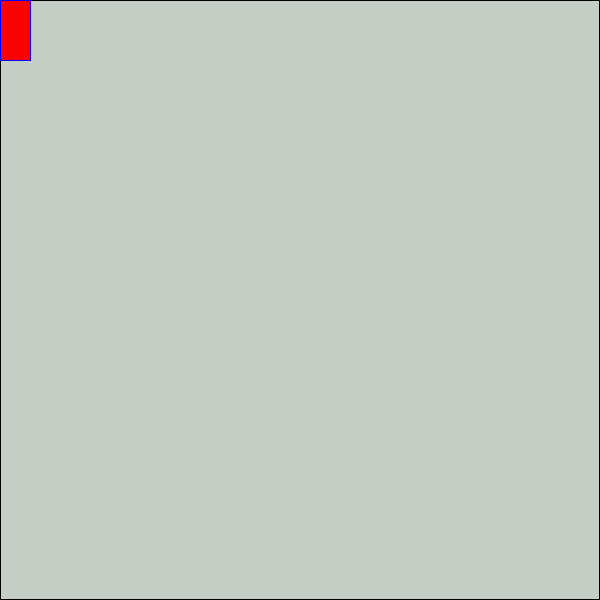
Frame 1 (no input)
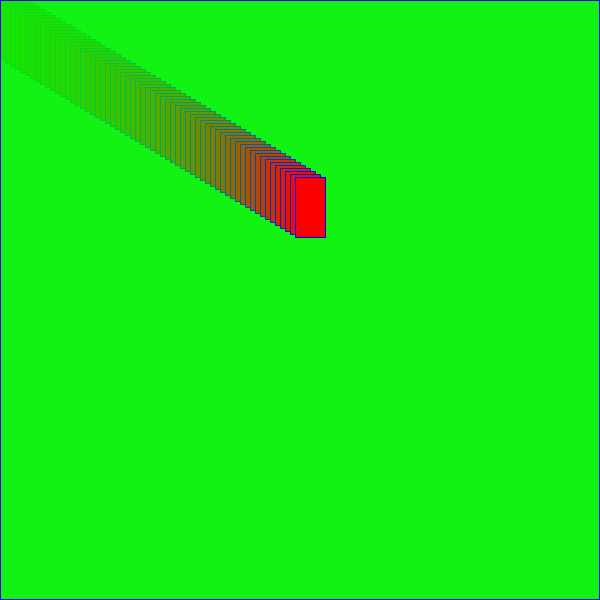
Frame 60 (the mouse pressed at the canvas centre just before this capture)
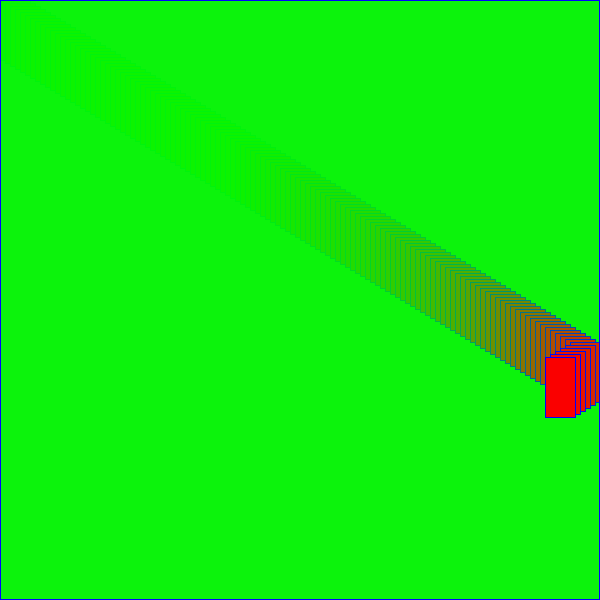
Frame 120 (the mouse held since frame 60 and released just before this capture)

The Processing sketch that drew these frames (run headless with seeded random() and noise(); from frame 60 on, the mouse is pressed at the canvas centre):

// Processing sketch: S00_animation
// ── S00_animation.pde
void setup() {
  size(600, 600);
}

int x=0, y=0;
int dx=5, dy=3;
void draw() {
  fill(0, 255, 0, 10);
  rect(0, 0, width-1, height-1);
  fill(250, 0, 0);
  stroke(0, 0, 255);
  rect(x, y, 30, 60);
  x+= dx;
  y+= dy;
  if (x>=width-30|| x<0) {
    dx=-dx;
  }
  if (y >= height -70 || y< 0) {
    dy=-dy;
  }
}
